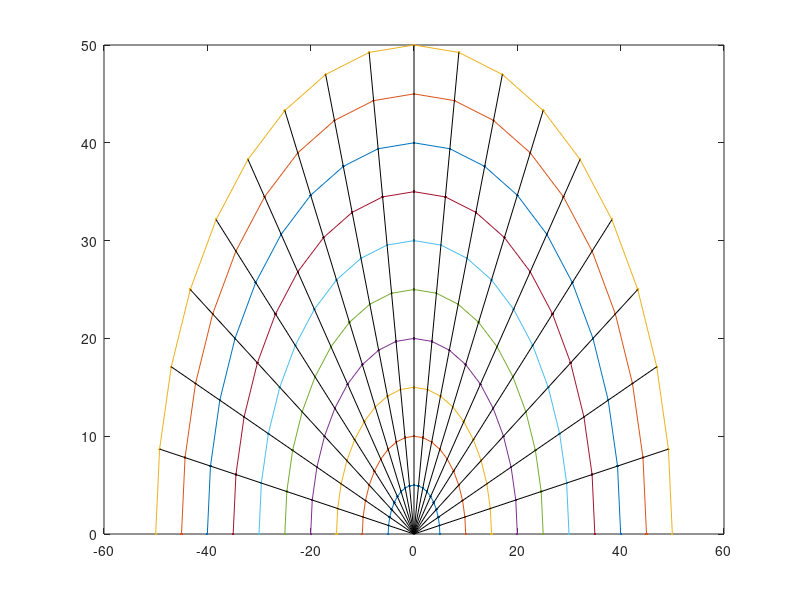

Recreate this plot in MATLAB. (Note: this script raises an error after producing the figure.)
clc;
clear;
base=1.07;
p=(5:5:50);
power=base.^p;
theta=0:pi/18:pi;
x=zeros(19,10);
y=zeros(19,10);
%k=p(i)*cos(theta);
for i=1:1:10
    x(:,i)=p(i)*cos(theta);
    y(:,i)=p(i)*sin(theta);
end
plot(x,y,'.-');
hold on;
%line([0.1 0.1],[-x(0,9) -y(0,9)]);

{
line([0 x(2,10)],[0 y(2,10)],'color', [0 0 0]);
line([0 x(3,10)],[0 y(3,10)],'color', [0 0 0]);
line([0 x(4,10)],[0 y(4,10)],'color', [0 0 0]);
line([0 x(5,10)],[0 y(5,10)],'color', [0 0 0]);
line([0 x(6,10)],[0 y(6,10)],'color', [0 0 0]);
line([0 x(7,10)],[0 y(7,10)],'color', [0 0 0]);
line([0 x(8,10)],[0 y(8,10)],'color', [0 0 0]);
line([0 x(9,10)],[0 y(9,10)],'color', [0 0 0]);
line([0 x(10,10)],[0 y(10,10)],'color', [0 0 0]);
line([0 x(11,10)],[0 y(11,10)],'color', [0 0 0]);
line([0 x(12,10)],[0 y(12,10)],'color', [0 0 0]);
line([0 x(13,10)],[0 y(13,10)],'color', [0 0 0]);
line([0 x(14,10)],[0 y(14,10)],'color', [0 0 0]);
line([0 x(15,10)],[0 y(15,10)],'color', [0 0 0]);
line([0 x(16,10)],[0 y(16,10)],'color', [0 0 0]);
line([0 x(17,10)],[0 y(17,10)],'color', [0 0 0]);
line([0 x(18,10)],[0 y(18,10)],'color', [0 0 0]);
}

% road_poit + tie*2
rp_y=[1:0.5:24.5];%
%rp_x=ones(1,48)*0.01;
rp_x=zeros(1,48);

[new_x,new_y]=trans(rp_x,rp_y,base);
plot(new_x,new_y,'.','MarkerSize',10,'MarkerEdgeColor',[1,0,0]);

tie_l=ones(1,48)*1.55;
tie_r=ones(1,48)*-1.55;

[tie_l_nx,tie_l_ny]=trans(tie_l,rp_y,base);
[tie_r_nx,tie_r_ny]=trans(tie_r,rp_y,base);

plot(tie_l_nx,tie_l_ny,'.','MarkerSize',5,'MarkerEdgeColor',[1,0,1]);
plot(-tie_r_nx,-tie_r_ny,'.','MarkerSize',5,'MarkerEdgeColor',[1,0,1]);

% 1st part: road 1-4, baseroad 1-2
road_y1=[1:0.5:8];%
road4=ones(1,15)*1.75;
road3=ones(1,15)*-1.75;
road2=ones(1,15)*(-1.75-3.5);
road1=ones(1,15)*(-1.75-3.5-3.5);
baseroad1=ones(1,15)*(1.75+0.2);
baseroad2=ones(1,15)*(-1.75-3.5-3.5-0.2);

[road4_nx,road4_ny]=trans(road4,road_y1,base);
[road3_nx,road3_ny]=trans(road3,road_y1,base);
[road2_nx,road2_ny]=trans(road2,road_y1,base);
[road1_nx,road1_ny]=trans(road1,road_y1,base);
[baseroad1_nx,baseroad1_ny]=trans(baseroad1,road_y1,base);
[baseroad2_nx,baseroad2_ny]=trans(baseroad2,road_y1,base);

plot(road4_nx,road4_ny,'-','LineWidth',1,'Color',[0 0 1]);
plot(-road3_nx,-road3_ny,'-','LineWidth',1,'Color',[0 0 1]);
plot(-road2_nx,-road2_ny,'-','LineWidth',1,'Color',[0 0 1]);
plot(-road1_nx,-road1_ny,'-','LineWidth',1,'Color',[0 0 1]);
plot(baseroad1_nx,baseroad1_ny,'-','LineWidth',1.5,'Color',[0 0 0]);
plot(-baseroad2_nx,-baseroad2_ny,'-','LineWidth',1.5,'Color',[0 0 0]);

% 2nd part: road 1-4, baseroad 1-2
road_y2=[18:0.5:25];%
road4_2=ones(1,15)*1.75;
road3_2=ones(1,15)*-1.75;
road2_2=ones(1,15)*(-1.75-3.5);
road1_2=ones(1,15)*(-1.75-3.5-3.5);
baseroad1_2=ones(1,15)*(1.75+0.2);
baseroad2_2=ones(1,15)*(-1.75-3.5-3.5-0.2);

[road4_2_nx,road4_2_ny]=trans(road4_2,road_y2,base);
[road3_2_nx,road3_2_ny]=trans(road3_2,road_y2,base);
[road2_2_nx,road2_2_ny]=trans(road2_2,road_y2,base);
[road1_2_nx,road1_2_ny]=trans(road1_2,road_y2,base);
[baseroad1_2_nx,baseroad1_2_ny]=trans(baseroad1_2,road_y2,base);
[baseroad2_2_nx,baseroad2_2_ny]=trans(baseroad2_2,road_y2,base);


plot(road4_2_nx,road4_2_ny,'-','LineWidth',1,'Color',[0 0 1]);
plot(-road3_2_nx,-road3_2_ny,'-','LineWidth',1,'Color',[0 0 1]);
plot(-road2_2_nx,-road2_2_ny,'-','LineWidth',1,'Color',[0 0 1]);
plot(-road1_2_nx,-road1_2_ny,'-','LineWidth',1,'Color',[0 0 1]);
plot(baseroad1_2_nx,baseroad1_2_ny,'-','LineWidth',1.5,'Color',[0 0 0]);
plot(-baseroad2_2_nx,-baseroad2_2_ny,'-','LineWidth',1.5,'Color',[0 0 0]);


% cross
c_x=[6:1:20];
b_road1=ones(1,15)*9;
c_road1=ones(1,15)*9.2;
c_road2=ones(1,15)*12.7;
c_road3=ones(1,15)*16.2;
c_road4=ones(1,15)*19.7;
b_road2=ones(1,15)*19.9;
[b_r1_nx,b_r1_ny]=trans(c_x,b_road1,base);
[b_r2_nx,b_r2_ny]=trans(c_x,b_road2,base);
[c_r1_nx,c_r1_ny]=trans(c_x,c_road1,base);
[c_r2_nx,c_r2_ny]=trans(c_x,c_road2,base);
[c_r3_nx,c_r3_ny]=trans(c_x,c_road3,base);
[c_r4_nx,c_r4_ny]=trans(c_x,c_road4,base);
plot(b_r1_nx,b_r1_ny,'-','LineWidth',1.5,'Color',[0 0 0]);
plot(b_r2_nx,b_r2_ny,'-','LineWidth',1.5,'Color',[0 0 0]);
plot(c_r1_nx,c_r1_ny,'-','LineWidth',1,'Color',[0 0 1]);
plot(c_r2_nx,c_r2_ny,'-','LineWidth',1,'Color',[0 0 1]);
plot(c_r3_nx,c_r3_ny,'-','LineWidth',1,'Color',[0 0 1]);
plot(c_r4_nx,c_r4_ny,'-','LineWidth',1,'Color',[0 0 1]);